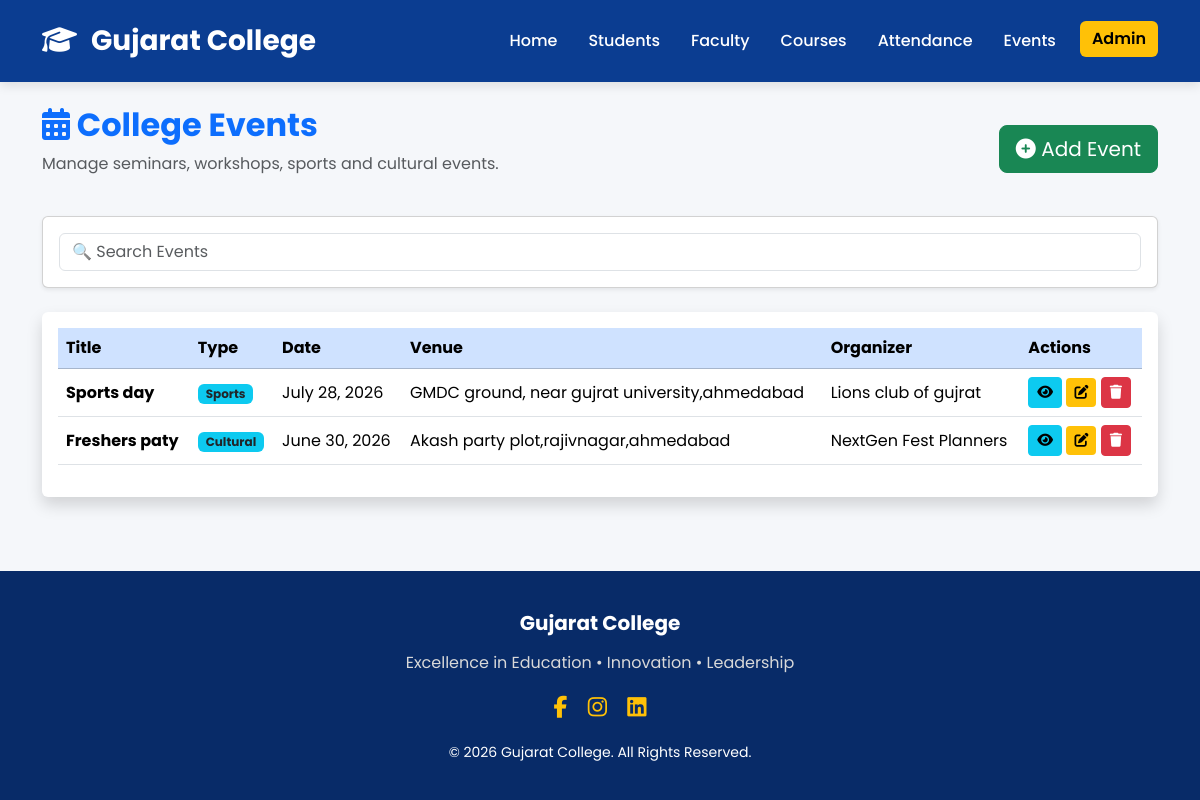
/events/ (signed in), run on the app's committed database.
### events/models.py (models this page shows, shortened)
class Event(models.Model):
    EVENT_TYPES = (
        ("Seminar", "Seminar"),
        ("Workshop", "Workshop"),
        ("Sports", "Sports"),
        ("Cultural", "Cultural"),
        ("Placement", "Placement"),
        ("Other", "Other"),
    )
    title = models.CharField(max_length=200)
    event_type = models.CharField(
        max_length=30,
        choices=EVENT_TYPES
    )
    description = models.TextField()
    venue = models.CharField(max_length=200)
    event_date = models.DateField()
    start_time = models.TimeField()
    end_time = models.TimeField()
    organizer = models.CharField(max_length=150)
    created_at = models.DateTimeField(auto_now_add=True)
    class Meta:
        ordering = ["-event_date"]

### events/views.py (the view)
@login_required(login_url="login")
def event_list(request):
    events = Event.objects.all()
    return render(request, "events/event_list.html", {"events": events})

### templates/events/event_list.html (shortened to what this page needs)
{% extends 'base.html' %}
{% block content %}
<div class="container py-4">
    <div class="d-flex justify-content-between align-items-center mb-4">
        <div>
            <h2 class="fw-bold text-primary">
                <i class="fas fa-calendar-alt"></i>
                College Events
            </h2>
            <p class="text-muted">
                Manage seminars, workshops, sports and cultural events.
            </p>
        </div>
        <a href="{% url 'add_event' %}" class="btn btn-success btn-lg">
            <i class="fas fa-plus-circle"></i>
            Add Event
        </a>
    </div>
    <div class="card shadow-sm mb-4">
        <div class="card-body">
            <input
                type="text"
                id="eventSearch"
                class="form-control"
                placeholder="🔍 Search Events">
        </div>
    </div>
    <div class="card shadow border-0">
        <div class="card-body">
            <div class="table-responsive">
                <table class="table table-hover align-middle" id="eventTable">
                    <thead class="table-primary">
                        <tr>
                            <th>Title</th>
                            <th>Type</th>
                            <th>Date</th>
                            <th>Venue</th>
                            <th>Organizer</th>
                            <th>Actions</th>
                        </tr>
                    </thead>
                    <tbody>
                        {% for event in events %}
                        <tr>
                            <td>
                                <strong>{{ event.title }}</strong>
                            </td>
                            <td>
                                <span class="badge bg-info text-dark">
                                    {{ event.event_type }}
                                </span>
                            </td>
                            <td>{{ event.event_date }}</td>
                            <td>{{ event.venue }}</td>
                            <td>{{ event.organizer }}</td>
                            <td>
                                <a href="{% url 'event_detail' event.id %}" class="btn btn-info btn-sm">
                                    <i class="fas fa-eye"></i>
                                </a>
                                <a href="{% url 'edit_event' event.id %}" class="btn btn-warning btn-sm">
                                    <i class="fas fa-edit"></i>
                                </a>
                                <a href="{% url 'delete_event' event.id %}" class="btn btn-danger btn-sm">
                                    <i class="fas fa-trash"></i>
                                </a>
                            </td>
                        </tr>
                        {% empty %}
                        <tr>
                            <td colspan="6" class="text-center py-5">
                                <h4>No Events Available</h4>
                            </td>
                        </tr>
                        {% endfor %}
                    </tbody>
                </table>
            </div>
        </div>
    </div>
</div>
{% endblock %}

### static/css/style.css (style rules this page uses)
* { margin:0; padding:0; box-sizing:border-box; font-family:'Poppins',sans-serif; }
body { background:#f5f7fa; color:#333; }
.btn-warning { background:#ffc107; border:none; color:#000; font-weight:600; }

### data on the page
Event: title "Sports day", event_type "Sports", event_date "July 28, 2026", venue "GMDC ground, near gujrat university,ahmedabad", organizer "Lions club of gujrat"
Event: title "Freshers paty", event_type "Cultural", event_date "June 30, 2026", venue "Akash party plot,rajivnagar,ahmedabad", organizer "NextGen Fest Planners"
